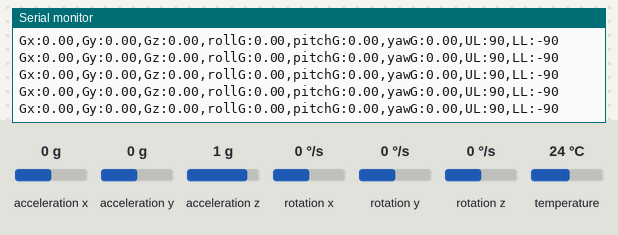
Recording of a sketch running on a simulated Arduino Uno, built with avr-gcc and run on an emulated ATmega328P. On the bench: the last lines printed to the serial monitor. The test bench sets the inputs (shaded band); at power-on: rotation x 0 °/s, rotation y 0 °/s, rotation z 0 °/s, acceleration x 0 g, acceleration y 0 g, acceleration z 1 g, temperature 24 °C.

Above: at 14.5 s.
14.6 s: rotation x set to -192 °/s
At 15.2 s:
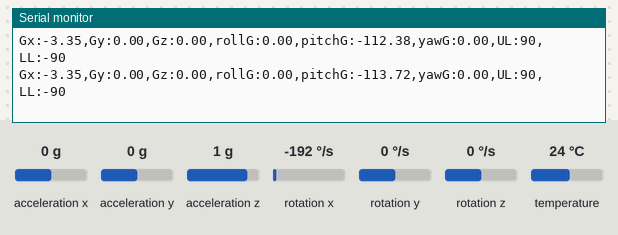
17.6 s: rotation y set to -192 °/s
At 18.7 s:
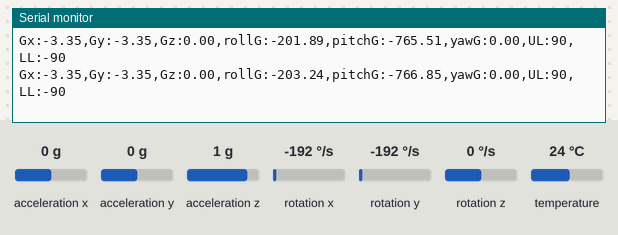
20.6 s: rotation z set to -192 °/s
At 21.1 s:
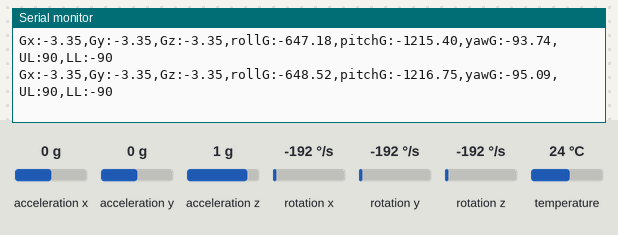
23.6 s: rotation x set to 0 °/s
At 24.5 s:
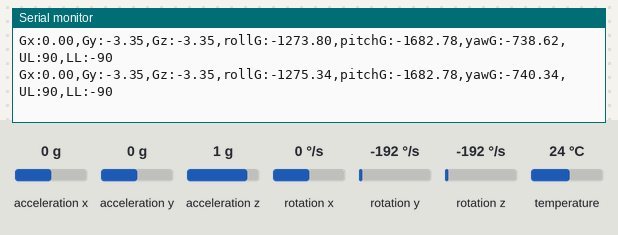
26.6 s: rotation y set to 0 °/s
At 27.6 s:
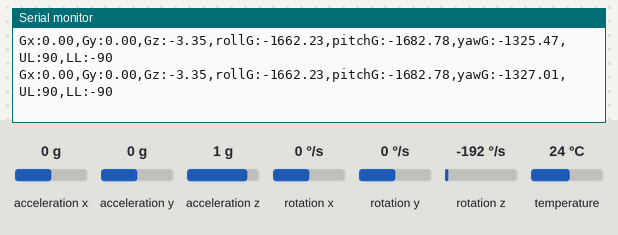
Timing chart, 0 to 29.6 s (numbered marks = the images above; inputs shaded):
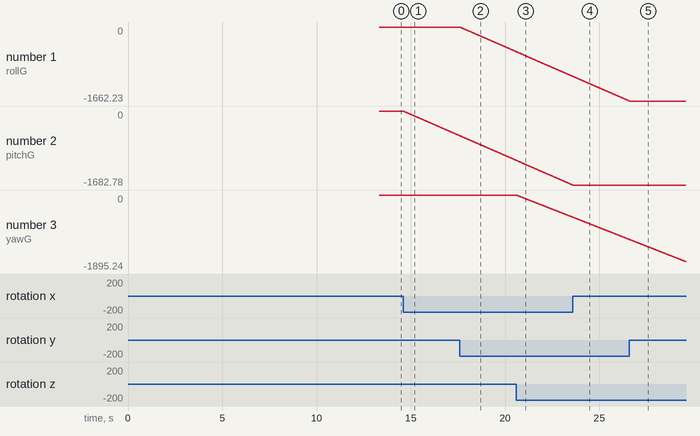

The sketch:

ReducedDrift.ino
```cpp
#include <Adafruit_MPU6050.h>
#include <Adafruit_Sensor.h>
#include <Wire.h>
float Ax;
float Ay;
float Az;

float Gx;
float Gy;
float Gz;

float rollG=0;
float pitchG=0;
float yawG=0;

float gyroXOffset=0;
float gyroYOffset=0;
float gyroZOffset=0;

long int tStart = millis();

// If You want Calibrated results, you must rotate
// your board to all possible orientations, and
// record your velues of xMax, xMin, yMax, yMin
// zMax, zMin. I show you how to do that in LESSON
// 79 on my youtube channel. Put in your values and then
// uncomment the code below. Don't use my values, you have
// to measure your own for it to work.

float xMax= 1.01;
float xMin= -.99;
float yMax= .38;
float yMin= -1.63;
float zMax=.97 ;
float zMin= -1.05;

float xOffset = (xMax+xMin)/2;
float yOffset = (yMax+yMin)/2;
float zOffset = (zMax+zMin)/2;

float xScale = 2/(xMax -xMin);
float yScale = 2/(yMax - yMin);
float zScale = 2/(zMax -zMin);

float roll = 0;

float pitch = 0;
float rollRAW;
float pitchRAW;

Adafruit_MPU6050 mpu;

void calibrateGyro(){
Serial.println("Calibrating the Gyro: Keep Completely Stationary");
delay(1000);
int i;
float sumX = 0;
float sumY = 0;
float sumZ = 0;
int numPoints=1000;
for (i=0;i<numPoints;i=i+1){
  sensors_event_t a, g, temp;
  mpu.getEvent(&a, &g, &temp);
  sumX = sumX + g.gyro.x;
  sumY = sumY + g.gyro.y;
  sumZ = sumZ + g.gyro.z;
  delay(10);
}
gyroXOffset = sumX/numPoints;
gyroYOffset = sumY/numPoints;
gyroZOffset = sumZ/numPoints;

}

void setup() {
  // put your setup code here, to run once:
  Serial.begin(115200);
  mpu.begin();
  Serial.println("MPU6050 Started!");
  mpu.setAccelerometerRange(MPU6050_RANGE_2_G);
  mpu.setGyroRange(MPU6050_RANGE_2000_DEG);
  mpu.setFilterBandwidth(MPU6050_BAND_21_HZ);
calibrateGyro();
tStart = millis();
}

void loop() {
  // put your main code here, to run repeatedly:
  sensors_event_t a, g, temp;
  mpu.getEvent(&a, &g, &temp);
  Ax = a.acceleration.x / 9.81;
  Ay = a.acceleration.y / 9.81;
  Az = a.acceleration.z / 9.81;

  Gx = g.gyro.x-gyroXOffset;
  Gy = g.gyro.y-gyroYOffset;
  Gz = g.gyro.z-gyroZOffset;

rollG = rollG + (millis() - tStart)/1000. * Gy *360./2./3.14;
pitchG = pitchG + (millis() - tStart)/1000. * Gx *360./2./3.14;
yawG = yawG + (millis() - tStart)/1000. * Gz *360./2./3.14;
tStart = millis();

  //Uncomment these lines of code to do the callibration
  //This will only work if you have measured your max
  //and min values, and put them in at the top of the code
  Ax = xScale*(Ax-xOffset);
  Ay = yScale*(Ay-yOffset);
  Az = zScale*(Az-zOffset);

  pitchRAW = atan2(Ay, sqrt(Az * Az + Ax * Ax)) * 360 / (2 * 3.14);
  rollRAW = atan2(Ax, sqrt(Az * Az + Ay * Ay)) * 360 / (2 * 3.14);

  pitch = .75 * pitch + .25 * pitchRAW;
  roll = .75 * roll + .25 * rollRAW;

  Serial.print("Gx:");
  Serial.print(Gx);
  Serial.print(',');
  Serial.print("Gy:");
  Serial.print(Gy);
  Serial.print(',');
  Serial.print("Gz:");
  Serial.print(Gz);
  Serial.print(',');
  Serial.print("rollG:");
  Serial.print(rollG);
  Serial.print(',');
  Serial.print("pitchG:");
  Serial.print(pitchG);
  Serial.print(',');
  Serial.print("yawG:");
  Serial.print(yawG);
  Serial.print(',');
  Serial.print("UL:");
  Serial.print(90);
  Serial.print(',');
  Serial.print("LL:");
  Serial.println(-90);

  //   Serial.print("Ax:");
  //   Serial.print(Ax);
  //   Serial.print(',');
  //   Serial.print("Ay:");
  //   Serial.print(Ay);
  //   Serial.print(',');
  //     Serial.print("Az:");
  //   Serial.print(Az);
  //   Serial.print(',');
  //  Serial.print("UL:");
  //  Serial.print(1);
  //  Serial.print(',');
  //  Serial.print("LL:");
  //  Serial.println(-1);
  delay(1);
}
```

Measured:
- after the input at 14.6 s, the serial monitor: prints a new line at once (image 1)
- plotted number 2: 0 → -560.93 after the input at 14.6 s
